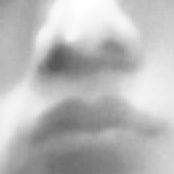
#> input picture datasets/1/User.1.0.jpg, 174 x 174 px, given in place of the camera
$ python take_photo.py ../../../datasets/1/User.1.0.jpg ../../../datasets/1/User.1.0.jpg
#> lines starting #> are read from the running program, lines starting #| are printed output that depends on the picture; after the words box and inside, x2 and y2 are one past the last pixel; in counts of white or black regions, pixels touching at a corner belong together
import cv2
import os
import sys
import time


def setup_paths():
    """
    Sets up necessary file paths and downloads required files if needed.
    """
    script_dir = os.path.dirname(os.path.abspath(__file__))
    paths = {
        "script_dir": script_dir,
        "dataset_path": os.path.join(script_dir, 'datasets'),
        "cascade_path": os.path.join(script_dir, 'haarcascade_frontalface_default.xml')
    }

    if not os.path.exists(paths["cascade_path"]):
        print(f"[INFO] Cascade file not found. Downloading...")
        import urllib.request
        url = "https://raw.githubusercontent.com/opencv/opencv/master/data/haarcascades/haarcascade_frontalface_default.xml"
        urllib.request.urlretrieve(url, paths["cascade_path"])
        print(f"[INFO] Downloaded face cascade successfully!")

    os.makedirs(paths["dataset_path"], exist_ok=True)
    return paths


def initialize_camera():
    """Initialize webcam"""
    cam = cv2.VideoCapture(0)
    cam.set(3, 640)  # Width
    cam.set(4, 480)  # Height
    return cam


def detect_faces(image, face_detector):
    """Detect faces in frame"""
    gray = cv2.cvtColor(image, cv2.COLOR_BGR2GRAY)
    gray = cv2.equalizeHist(gray)
    faces = face_detector.detectMultiScale(
        gray,
        scaleFactor=1.1,
        minNeighbors=4,
        minSize=(30, 30)
    )
    return gray, faces


def save_face_image(gray, x, y, w, h, user_path, user_id, count):
    """Save cropped face image"""
    face_roi = gray[y:y+h, x:x+w]
    file_path = os.path.join(user_path, f"User.{user_id}.{count}.jpg")
    cv2.imwrite(file_path, face_roi)
    return file_path


def create_user_info(user_path, user_id, user_name, count):
    """Create info.txt with metadata"""
    with open(os.path.join(user_path, "info.txt"), "w", encoding="utf-8") as f:
        f.write(f"Name: {user_name if user_name else 'User '+str(user_id)}\n")
        f.write(f"ID: {user_id}\n")
        f.write(f"Date: {time.strftime('%Y-%m-%d %H:%M:%S')}\n")
        f.write(f"Photos: {count}\n")


def take_photos(user_id, user_name=None):
    """
    Automatically capture 50 photos of a user's face
    without needing to press any key.
    """
#> called with user_id = '../../../datasets/1/User.1.0.jpg', user_name = '../../../datasets/1/User.1.0.jpg'
    paths = setup_paths()
    face_detector = cv2.CascadeClassifier(paths["cascade_path"])

    if face_detector.empty():
        print("[ERROR] Failed to load face detector.")
        return False

    user_path = os.path.join(paths["dataset_path"], str(user_id))
    os.makedirs(user_path, exist_ok=True)

    cam = initialize_camera()
    print("=" * 50)
    if user_name:
        print(f"[INFO] Starting auto photo capture for User ID: {user_id} ({user_name})")
    else:
        print(f"[INFO] Starting auto photo capture for User ID: {user_id}")

    max_photos = 50
    min_face_size = 100
    delay = 0.2
    count = 0

    print(f"[INFO] Will automatically capture {max_photos} photos.")
    print("[INFO] Move your face slowly left/right for better angles.")
    print("[INFO] Starting in 3 seconds...")
    for i in range(3, 0, -1):
        print(f"{i}...")
        time.sleep(1)

    try:
        while count < max_photos:
            ret, frame = cam.read()
#> frame is the input picture: shape (174, 174, 3); min 89, max 255, mean 185.4
            if not ret:
                print("[ERROR] Failed to grab frame.")
                break

            gray, faces = detect_faces(frame, face_detector)
#> in detect_faces, `gray = cv2.equalizeHist(gray)`:
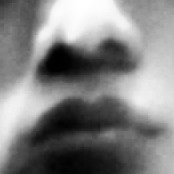
#> gray: shape (174, 174); min 0, max 255, mean 128.5
#> in detect_faces, `faces = face_detector.detectMultiScale( gray, scaleFactor=1.1, minNeig..`: faces = ()
#> faces = ()
            for (x, y, w, h) in faces:
                face_quality = "Good" if w >= min_face_size else "Too Small"
                color = (0, 255, 0) if face_quality == "Good" else (0, 0, 255)

                cv2.rectangle(frame, (x, y), (x+w, y+h), color, 2)
                cv2.putText(frame, f"{face_quality}", (x, y-10),
                            cv2.FONT_HERSHEY_SIMPLEX, 0.6, color, 2)

                if face_quality == "Good":
                    save_face_image(gray, x, y, w, h, user_path, user_id, count)
                    count += 1
                    print(f"[INFO] Saved image {count}/{max_photos}")
                    time.sleep(delay)
                    break  # Capture one face per frame
#> this loop made 0 passes
#> after the loop, count = 0

            # Show progress on frame
            cv2.putText(frame, f"Photos: {count}/{max_photos}",
                        (20, 40), cv2.FONT_HERSHEY_SIMPLEX, 1, (255, 255, 255), 2)
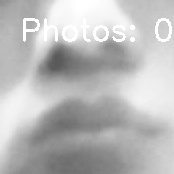
#> frame: shape (174, 174, 3); 3.24% of pixels changed, all inside (x1, y1, x2, y2) = (23, 18, 172, 42)
            cv2.imshow("Auto Capture (ESC to exit)", frame)

            if cv2.waitKey(1) & 0xFF == 27:
#> (key Esc is pressed here)
                print("[INFO] Capture manually stopped (ESC pressed).")
                break

        print("[INFO] Capture completed successfully.")
    except Exception as e:
        print(f"[ERROR] Exception during capture: {str(e)}")
    finally:
        cam.release()
        cv2.destroyAllWindows()
        create_user_info(user_path, user_id, user_name, count)
        print(f"[INFO] Total images captured: {count}")
#| [INFO] Total images captured: 0
        return count > 0


if __name__ == "__main__":
    if len(sys.argv) < 2:
        print("Usage: python take_photos.py <user_id> [user_name]")
        sys.exit(1)

    user_id = sys.argv[1]
    user_name = sys.argv[2] if len(sys.argv) > 2 else None
    take_photos(user_id, user_name)

$ run again, on datasets/1/User.1.1.jpg
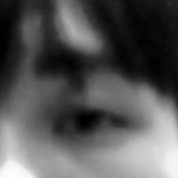
#> input picture datasets/1/User.1.1.jpg, 178 x 178 px, given in place of the camera
#> in take_photos, frame is the input picture: shape (178, 178, 3); min 0, max 255, mean 87.2
#> in detect_faces, `gray = cv2.equalizeHist(gray)`:
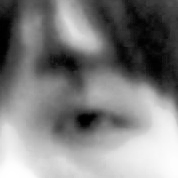
#> gray: shape (178, 178); min 0, max 255, mean 127.9
#> in detect_faces, `faces = face_detector.detectMultiScale( gray, scaleFactor=1.1, minNeig..`: faces = ()
#> after the loop in take_photos, `for (x, y, w, h) in faces:`: count = 0
#> in take_photos, `cv2.putText(frame, f"Photos: {count}/{max_photos}", (20, 40), cv2.FONT..`:
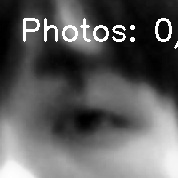
#> frame: shape (178, 178, 3); 3.15% of pixels changed, all inside (x1, y1, x2, y2) = (23, 18, 178, 49)
#| [INFO] Total images captured: 0

$ run again, on datasets/1/User.1.10.jpg
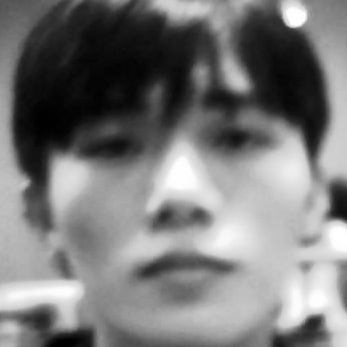
#> input picture datasets/1/User.1.10.jpg, 347 x 347 px, given in place of the camera
#> in take_photos, frame is the input picture: shape (347, 347, 3); min 0, max 255, mean 120.8
#> in detect_faces, `faces = face_detector.detectMultiScale( gray, scaleFactor=1.1, minNeig..`: faces = ()
#> after the loop in take_photos, `for (x, y, w, h) in faces:`: count = 0
#> in take_photos, `cv2.putText(frame, f"Photos: {count}/{max_photos}", (20, 40), cv2.FONT..`:
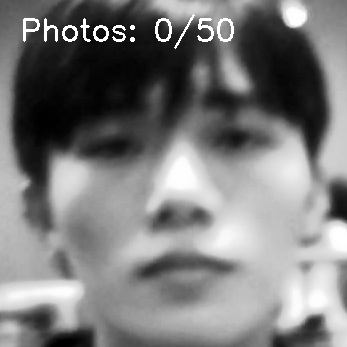
#> frame: shape (347, 347, 3); 1.18% of pixels changed, all inside (x1, y1, x2, y2) = (23, 14, 234, 49)
#| [INFO] Total images captured: 0

$ run again, on datasets/1/User.1.12.jpg
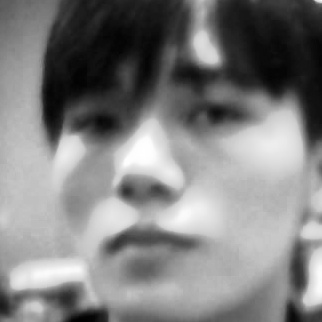
#> input picture datasets/1/User.1.12.jpg, 322 x 322 px, given in place of the camera
#> in take_photos, frame is the input picture: shape (322, 322, 3); min 1, max 255, mean 127.7
#> in detect_faces, `gray = cv2.equalizeHist(gray)`:
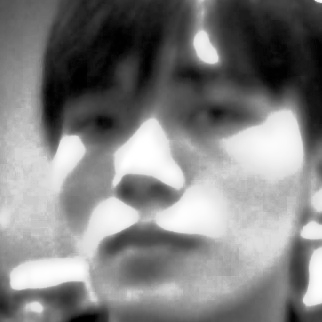
#> gray: shape (322, 322); min 0, max 255, mean 128.1
#> in detect_faces, `faces = face_detector.detectMultiScale( gray, scaleFactor=1.1, minNeig..`: faces = ()
#> after the loop in take_photos, `for (x, y, w, h) in faces:`: count = 0
#> in take_photos, `cv2.putText(frame, f"Photos: {count}/{max_photos}", (20, 40), cv2.FONT..`:
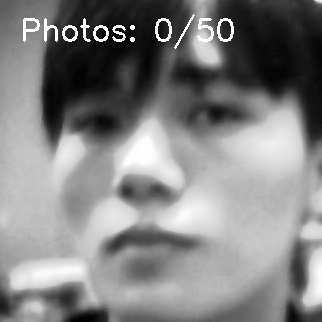
#> frame: shape (322, 322, 3); 1.36% of pixels changed, all inside (x1, y1, x2, y2) = (23, 14, 234, 49)
#| [INFO] Total images captured: 0
